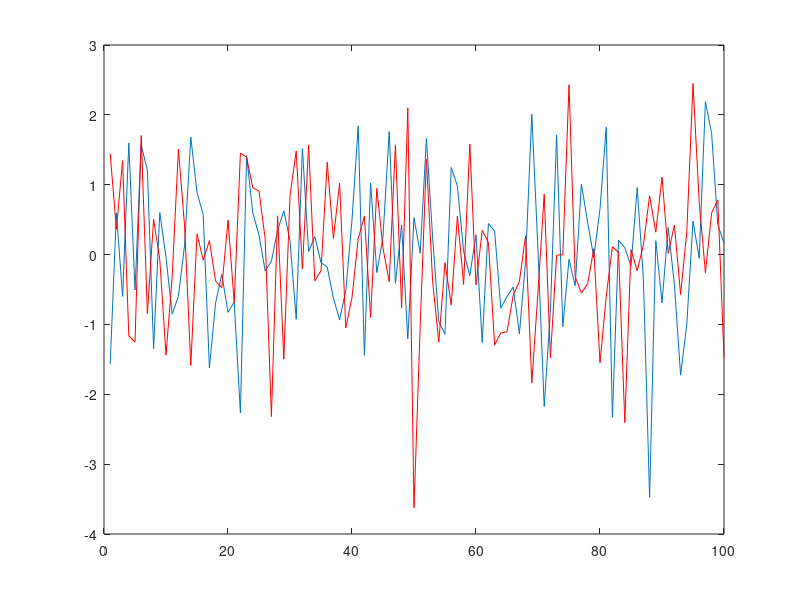
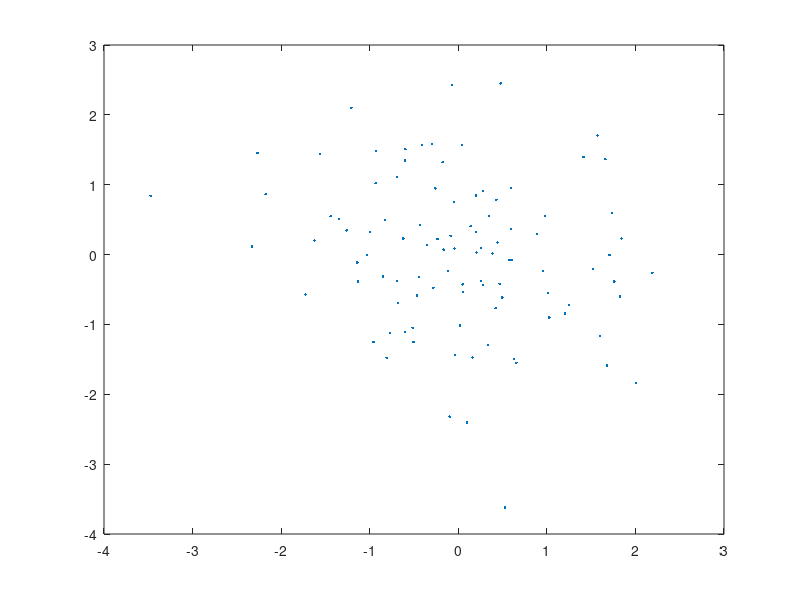
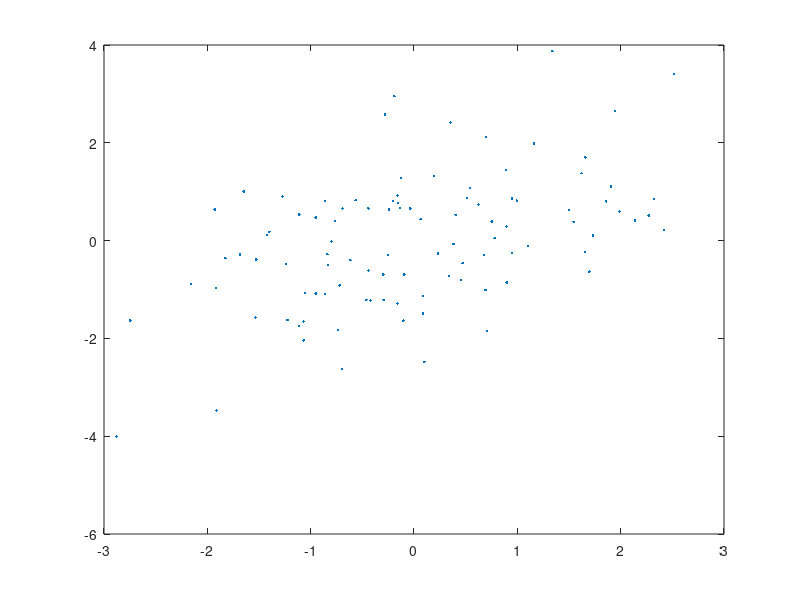
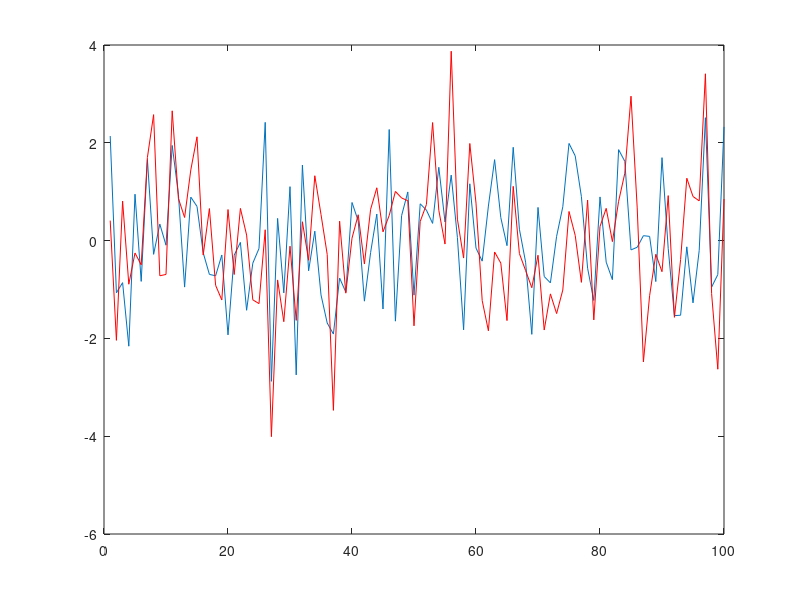

Here is the MATLAB script that generated these plots, in order: (Note: this script raises an error after producing the figures.)
% dealing with the concept of covariance

% create some random vectors
x = randn(1,100);
x = x-mean(x);
y = randn(1,100);
y = y-mean(y);

covxy = (x*y')/99;
figure;plot(x);hold on;plot(y,'r');
figure;plot(x,y,'.');

c = randn(1,100);
x = randn(1,100)+c;
x = x-mean(x);
y = randn(1,100)+c;
y = y-mean(y);

covxy = (x*y')/99
figure;plot(x,y,'.');
figure;plot(x);hold on;plot(y,'r');

c = randn(1,100);
x = randn(1,100)+2.*c;
x = x-mean(x);
y = randn(1,100)+2.*c;
y = y-mean(y);

covxy = (x*y')/99
figure;plot(x,y,'.');
figure;plot(x);hold on;plot(y,'r');

c = randn(1,100);
x = randn(1,100)+2.*c;
x = x-mean(x);
y = randn(1,100)-2.*c;
y = y-mean(y);

covxy = (x*y')/99
figure;plot(x,y,'.');
figure;plot(x);hold on;plot(y,'r');

% compute the covariance matrix from some simulated data in 2 different
% ways
[data,time]=ni2_activation; 
[data2,time]=ni2_activation('frequency',11,'latency',0.48); 
sens=ni2_sensors('type','eeg'); 
headmodel=ni2_headmodel('type','spherical','nshell',3); 
leadfield=ni2_leadfield(sens,headmodel,[4.9 0 6.2 0 1 0]); 
leadfield2=ni2_leadfield(sens,headmodel,[-5.3 0 5.9 1 0 0]); 

%way 1
sensordata=leadfield*data+leadfield2*data2;
C1=sensordata*sensordata';

%way 2
sourcecov=[data;data2]*[data;data2]';
C2=leadfield*leadfield'   * sourcecov(1,1)   + ...
   leadfield*leadfield2'  * sourcecov(1,2)   + ...
   leadfield2*leadfield'  * sourcecov(2,1)   + ...
   leadfield2*leadfield2' * sourcecov(2,2);
 
 

%% do the beamforming on some simulated data

% create a leadfield for a few locations
sens=ni2_sensors('type','meg');
headmodel=ni2_headmodel('type','spherical','nshell',1);
leadfield1=ni2_leadfield(sens,headmodel,[4.9 0 6.2 0 1 0]); % position 2352 in grid
leadfield2=ni2_leadfield(sens,headmodel,[-5.3 0 5.9 1 0 0]); % position 2342 in grid
leadfield3=ni2_leadfield(sens,headmodel,[4.2 -2 7 0 0.2 0.7]); % 2674
leadfield4=ni2_leadfield(sens,headmodel,[-2 -7.8 3 -1 0 0]); % 1110

% create the time course of activation
[s1,t1]=ni2_activation('latency',.45,'frequency',3);
[s2,t2]=ni2_activation('latency',.5);
[s3,t3]=ni2_activation('latency',.55,'frequency',30);
[s4,t4]=ni2_activation('latency',.5, 'frequency',15);

% create the sensor data
sensordata=leadfield1*s1+leadfield2*s2+leadfield3*s3+leadfield4*s4+randn(301,1000)*0.04e-8;

% create a 3D grid
sourcemodel=ni2_sourcemodel('type','grid','resolution',1);

% use FieldTrip to quickly compute the forward model
cfg = [];
cfg.grid = sourcemodel;
cfg.grad = sens;
cfg.vol  = headmodel;
%cfg.normalize = 'yes';
sourcemodel = ft_prepare_leadfield(cfg);
L = cat(2,sourcemodel.leadfield{sourcemodel.inside});

% compute the covariance
C  = cov(sensordata');
iC = pinv(C); % so that we compute it only once
iCr = inv(C+eye(301)*5e-19);

% compute the beamformer spatial filter
for ii=1:size(L,2)/3
  indx=(ii-1)*3+(1:3);
  Lr=L(:,indx);  % Lr is the leadfield for source r
  wbfr(indx,:)=pinv(Lr'*iCr*Lr)*Lr'*iCr;
  wbf(indx,:)=pinv(Lr'*iC*Lr)*Lr'*iC;
end
sbf=wbf*sensordata;
sbfr=wbfr*sensordata;

wmn=L'*inv(L*L'+eye(301)*1e-15);
smn=wmn*sensordata;

sel=find(ismember(sourcemodel.inside, [1110 2342 2352 2674]));
sel=repmat((sel-1)*3,1,3)+repmat(1:3,numel(sel),1);

figure;
subplot(1,2,1);plot(t1,sbf(sel(1,:),:));
subplot(1,2,2);plot(t1,s4);
%subplot(1,2,2);plot(t1,smn(sel(1,:),:));

figure;
subplot(1,2,1);plot(t1,sbf(sel(2,:),:));
subplot(1,2,2);plot(t1,s2);
%subplot(1,2,2);plot(t1,smn(sel(2,:),:));

figure;
subplot(1,2,1);plot(t1,sbf(sel(3,:),:));
subplot(1,2,2);plot(t1,s1);
%subplot(1,2,2);plot(t1,smn(sel(3,:),:));

figure;
subplot(1,2,1);plot(t1,sbf(sel(4,:),:));
subplot(1,2,2);plot(t1,s3);
%subplot(1,2,2);plot(t1,smn(sel(4,:),:));


% compute the beamformer spatial filter with limited data available
R10  = cov(sensordata(:,491:500)');
iR10 = inv(R10+eye(301)*0.1e-25);
% compute the beamformer spatial filter
for ii=1:size(L,2)/3
  indx=(ii-1)*3+(1:3);
  Lr=L(:,indx); % Lr is the leadfield for source r
  wbf10(indx,:)=pinv(Lr'*iR10*Lr)*Lr'*iR10;
end
sbf10 = wbf10*sensordata;

figure;
subplot(2,2,1);plot(t1,sbf(sel(1,:),:)); xlabel('sbf');
subplot(2,2,2);plot(t1,sbfr(sel(1,:),:)); xlabel('sbfr');
subplot(2,2,3);plot(t1,sbf10(sel(1,:),:)); xlabel('sbf10');
subplot(2,2,4);plot(t1,s4); xlabel('simulated source 4');

figure;
subplot(2,2,1);plot(t1,sbf(sel(2,:),:)); xlabel('sbf');
subplot(2,2,2);plot(t1,sbfr(sel(2,:),:)); xlabel('sbfr');
subplot(2,2,3);plot(t1,sbf10(sel(2,:),:)); xlabel('sbf10');
subplot(2,2,4);plot(t1,s2); xlabel('simulated source 2');

figure;
subplot(2,2,1);plot(t1,sbf(sel(3,:),:)); xlabel('sbf');
subplot(2,2,2);plot(t1,sbfr(sel(3,:),:)); xlabel('sbfr');
subplot(2,2,3);plot(t1,sbf10(sel(3,:),:)); xlabel('sbf10');
subplot(2,2,4);plot(t1,s1); xlabel('simulated source 1');

figure;
subplot(2,2,1);plot(t1,sbf(sel(4,:),:)); xlabel('sbf');
subplot(2,2,2);plot(t1,sbfr(sel(4,:),:)); xlabel('sbfr');
subplot(2,2,3);plot(t1,sbf10(sel(4,:),:)); xlabel('sbf10');
subplot(2,2,4);plot(t1,s3); xlabel('simulated source 3');

%% depth bias

pbf = var(sbf,[],2);
pbf = sum(reshape(pbf,3,[]));

source.pos=sourcemodel.pos;
source.dim=sourcemodel.dim;
source.inside=sourcemodel.inside;
source.outside=sourcemodel.outside;
source.avg.pow=zeros(size(source.pos,1),1);
source.avg.pow(source.inside)=pbf;

cfg = [];
cfg.funparameter='avg.pow';
cfg.method='slice';
cfg.nslices=10;
cfg.funcolorlim=[0 0.2];
ft_sourceplot(cfg,source);

%% contrast between 2 conditions
% create the sensor data for the second condition
sensordata2=1.25.*leadfield1*s1+0.8.*leadfield2*s2+0.8.*leadfield3*s3+1.25.*leadfield4*s4+randn(301,1000)*0.04e-8;

% compute the covariance
C2  = cov([sensordata sensordata2]');
iC2 = pinv(C2); % so that we compute it only once
iCr2 = inv(C2+eye(301)*1e-19);

% compute the beamformer spatial filter
for ii=1:size(L,2)/3
  indx=(ii-1)*3+(1:3);
  Lr=L(:,indx);  % Lr is the leadfield for source r
  wbfr2(indx,:)=pinv(Lr'*iCr2*Lr)*Lr'*iCr2;
end
sbfr2=wbfr2*sensordata2;
pbfr2=var(sbfr2,[],2);
pbfr2=sum(reshape(pbfr2,3,[]));
sbfr1=wbfr2*sensordata;
pbfr1=var(sbfr1,[],2);
pbfr1=sum(reshape(pbfr1,3,[]));
source.avg.pow(source.inside)=(pbfr1-pbfr2)./(pbfr1+pbfr2);

cfg = [];
cfg.funparameter='avg.pow';
cfg.method='slice';
cfg.nslices=10;
cfg.funcolorlim=[-.2 .2];
ft_sourceplot(cfg,source);

%% correlated sources
sens=ni2_sensors('type','meg');
headmodel=ni2_headmodel('type','spherical','nshell',1);
leadfield1=ni2_leadfield(sens,headmodel,[-5.3 0 5.9 1 0 0]); % position 2342 in grid
leadfield2=ni2_leadfield(sens,headmodel,[4.9 0 6.2 0 1 0]); % position 2352 in grid

% create the time course of activation
[s1,t1]=ni2_activation('latency',.5,'frequency',10);
[s2,t2]=ni2_activation('latency',.478,'frequency',10);
corr(s1',s2')

% create the sensor data
sensordata=leadfield1*s1+leadfield2*s2+randn(301,1000)*0.04e-8;

% create a 3D grid
sourcemodel=ni2_sourcemodel('type','grid','resolution',1);

% use FieldTrip to quickly compute the forward model
cfg = [];
cfg.grid = sourcemodel;
cfg.grad = sens;
cfg.vol  = headmodel;
%cfg.normalize = 'yes';
sourcemodel = ft_prepare_leadfield(cfg);
L = cat(2,sourcemodel.leadfield{sourcemodel.inside});

% compute the covariance
C  = cov(sensordata');
iCr = inv(C+eye(301)*5e-19);

% compute the beamformer spatial filter
for ii=1:size(L,2)/3
  indx=(ii-1)*3+(1:3);
  Lr=L(:,indx);  % Lr is the leadfield for source r
  wbfr(indx,:)=pinv(Lr'*iCr*Lr)*Lr'*iCr;
end
sbfr=wbfr*sensordata;

sel=find(ismember(sourcemodel.inside, [2342 2352]));
sel=repmat((sel-1)*3,1,3)+repmat(1:3,numel(sel),1);

figure;
subplot(1,2,1);plot(t1,sbfr(sel(1,:),:));
subplot(1,2,2);plot(t1,s1);

figure;
subplot(1,2,1);plot(t1,sbfr(sel(2,:),:));
subplot(1,2,2);plot(t1,s2);

pbf=var(sbfr,[],2);
pbf=sum(reshape(pbf,3,numel(pbf)/3));

source.pos=sourcemodel.pos;
source.dim=sourcemodel.dim;
source.inside=sourcemodel.inside;
source.outside=sourcemodel.outside;
source.avg.pow=zeros(size(source.pos,1),1);
source.avg.pow(source.inside)=pbf;
 
cfg=[];
cfg.funparameter='avg.pow';
cfg.method='slice';
cfg.nslices=4;
cfg.slicerange=[5 8];
cfg.funcolorlim=[0 0.08];
ft_sourceplot(cfg,source);


